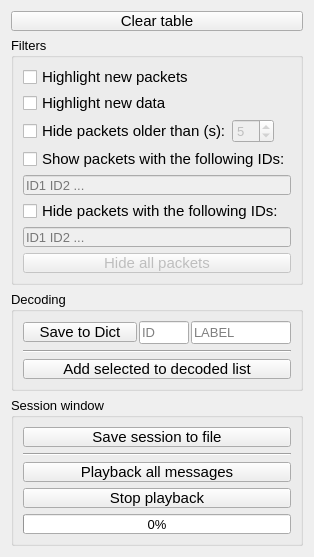
            <widget class="QWidget" name="scrollAreaWidgetContents_3">
             <property name="geometry">
              <rect>
               <x>0</x>
               <y>0</y>
               <width>311</width>
               <height>548</height>
              </rect>
             </property>
             <layout class="QVBoxLayout" name="verticalLayout_10">
              <item>
               <widget class="QPushButton" name="clearTableButton">
                <property name="sizePolicy">
                 <sizepolicy hsizetype="Preferred" vsizetype="Preferred">
                  <horstretch>0</horstretch>
                  <verstretch>0</verstretch>
                 </sizepolicy>
                </property>
                <property name="minimumSize">
                 <size>
                  <width>0</width>
                  <height>20</height>
                 </size>
                </property>
                <property name="font">
                 <font>
                  <pointsize>11</pointsize>
                 </font>
                </property>
                <property name="text">
                 <string>Clear table</string>
                </property>
               </widget>
              </item>
              <item>
               <widget class="QGroupBox" name="groupBox_9">
                <property name="sizePolicy">
                 <sizepolicy hsizetype="Preferred" vsizetype="Preferred">
                  <horstretch>0</horstretch>
                  <verstretch>0</verstretch>
                 </sizepolicy>
                </property>
                <property name="minimumSize">
                 <size>
                  <width>0</width>
                  <height>0</height>
                 </size>
                </property>
                <property name="maximumSize">
                 <size>
                  <width>16777215</width>
                  <height>16777215</height>
                 </size>
                </property>
                <property name="font">
                 <font>
                  <pointsize>10</pointsize>
                 </font>
                </property>
                <property name="title">
                 <string>Filters</string>
                </property>
                <property name="flat">
                 <bool>false</bool>
                </property>
                <layout class="QVBoxLayout" name="verticalLayout_13">
                 <item>
                  <widget class="QCheckBox" name="highlightNewIdCheckBox">
                   <property name="sizePolicy">
                    <sizepolicy hsizetype="Preferred" vsizetype="Preferred">
                     <horstretch>0</horstretch>
                     <verstretch>0</verstretch>
                    </sizepolicy>
                   </property>
                   <property name="minimumSize">
                    <size>
                     <width>0</width>
                     <height>20</height>
                    </size>
                   </property>
                   <property name="font">
                    <font>
                     <pointsize>11</pointsize>
                    </font>
                   </property>
                   <property name="text">
                    <string>Highlight new packets</string>
                   </property>
                  </widget>
                 </item>
                 <item>
                  <widget class="QCheckBox" name="highlightNewDataCheckBox">
                   <property name="enabled">
                    <bool>true</bool>
                   </property>
                   <property name="sizePolicy">
                    <sizepolicy hsizetype="Preferred" vsizetype="Preferred">
                     <horstretch>0</horstretch>
                     <verstretch>0</verstretch>
                    </sizepolicy>
                   </property>
                   <property name="minimumSize">
                    <size>
                     <width>0</width>
                     <height>20</height>
                    </size>
                   </property>
                   <property name="font">
                    <font>
                     <pointsize>11</pointsize>
                    </font>
                   </property>
                   <property name="text">
                    <string>Highlight new data</string>
                   </property>
                  </widget>
                 </item>
                 <item>
                  <layout class="QHBoxLayout" name="horizontalLayout_10">
                   <property name="spacing">
                    <number>0</number>
                   </property>
                   <property name="topMargin">
                    <number>0</number>
                   </property>
                   <item>
                    <widget class="QCheckBox" name="hideOldPacketsCheckBox">
                     <property name="sizePolicy">
                      <sizepolicy hsizetype="Fixed" vsizetype="Fixed">
                       <horstretch>0</horstretch>
                       <verstretch>0</verstretch>
                      </sizepolicy>
                     </property>
                     <property name="minimumSize">
                      <size>
                       <width>0</width>
                       <height>20</height>
                      </size>
                     </property>
                     <property name="font">
                      <font>
                       <pointsize>11</pointsize>
                      </font>
                     </property>
                     <property name="text">
                      <string>Hide packets older than (s):</string>
                     </property>
                    </widget>
                   </item>
                   <item>
                    <widget class="QSpinBox" name="hideOldPeriod">
                     <property name="enabled">
                      <bool>false</bool>
                     </property>
                     <property name="sizePolicy">
                      <sizepolicy hsizetype="Fixed" vsizetype="Fixed">
                       <horstretch>0</horstretch>
                       <verstretch>0</verstretch>
                      </sizepolicy>
                     </property>
                     <property name="font">
                      <font>
                       <pointsize>10</pointsize>
                      </font>
                     </property>
                     <property name="value">
                      <number>5</number>
                     </property>
                    </widget>
                   </item>
                   <item>
                    <spacer name="horizontalSpacer">
                     <property name="orientation">
                      <enum>Qt::Horizontal</enum>
                     </property>
                     <property name="sizeType">
                      <enum>QSizePolicy::Expanding</enum>
                     </property>
                     <property name="sizeHint" stdset="0">
                      <size>
                       <width>40</width>
                       <height>20</height>
                      </size>
                     </property>
                    </spacer>
                   </item>
                  </layout>
                 </item>
                 <item>
                  <widget class="QCheckBox" name="showOnlyIdsCheckBox">
                   <property name="sizePolicy">
                    <sizepolicy hsizetype="Preferred" vsizetype="Preferred">
                     <horstretch>0</horstretch>
                     <verstretch>0</verstretch>
                    </sizepolicy>
                   </property>
                   <property name="minimumSize">
                    <size>
                     <width>0</width>
                     <height>20</height>
                    </size>
                   </property>
                   <property name="font">
                    <font>
                     <pointsize>11</pointsize>
                    </font>
                   </property>
                   <property name="text">
                    <string>Show packets with the following IDs:</string>
                   </property>
                  </widget>
                 </item>
                 <item>
                  <widget class="QLineEdit" name="showOnlyIdsLineEdit">
                   <property name="enabled">
                    <bool>false</bool>
                   </property>
                   <property name="sizePolicy">
                    <sizepolicy hsizetype="Preferred" vsizetype="Preferred">
                     <horstretch>0</horstretch>
                     <verstretch>0</verstretch>
                    </sizepolicy>
                   </property>
                   <property name="minimumSize">
                    <size>
                     <width>0</width>
                     <height>20</height>
                    </size>
                   </property>
                   <property name="maximumSize">
                    <size>
                     <width>16777215</width>
                     <height>16777215</height>
                    </size>
                   </property>
                   <property name="font">
                    <font>
                     <pointsize>10</pointsize>
                    </font>
                   </property>
                   <property name="placeholderText">
                    <string>ID1 ID2 ...</string>
                   </property>
                  </widget>
                 </item>
                 <item>
                  <widget class="QCheckBox" name="hideIdsCheckBox">
                   <property name="sizePolicy">
                    <sizepolicy hsizetype="Preferred" vsizetype="Preferred">
                     <horstretch>0</horstretch>
                     <verstretch>0</verstretch>
                    </sizepolicy>
                   </property>
                   <property name="minimumSize">
                    <size>
                     <width>0</width>
                     <height>20</height>
                    </size>
                   </property>
                   <property name="font">
                    <font>
                     <pointsize>11</pointsize>
                    </font>
                   </property>
                   <property name="text">
                    <string>Hide packets with the following IDs:</string>
                   </property>
                  </widget>
                 </item>
                 <item>
                  <widget class="QLineEdit" name="hideIdsLineEdit">
                   <property name="enabled">
                    <bool>false</bool>
                   </property>
                   <property name="sizePolicy">
                    <sizepolicy hsizetype="Preferred" vsizetype="Preferred">
                     <horstretch>0</horstretch>
                     <verstretch>0</verstretch>
                    </sizepolicy>
                   </property>
                   <property name="minimumSize">
                    <size>
                     <width>0</width>
                     <height>20</height>
                    </size>
                   </property>
                   <property name="maximumSize">
                    <size>
                     <width>16777215</width>
                     <height>16777215</height>
                    </size>
                   </property>
                   <property name="font">
                    <font>
                     <pointsize>10</pointsize>
                    </font>
                   </property>
                   <property name="placeholderText">
                    <string>ID1 ID2 ...</string>
                   </property>
                  </widget>
                 </item>
                 <item>
                  <widget class="QPushButton" name="hideAllPacketsButton">
                   <property name="enabled">
                    <bool>false</bool>
                   </property>
                   <property name="minimumSize">
                    <size>
                     <width>0</width>
                     <height>20</height>
                    </size>
                   </property>
                   <property name="font">
                    <font>
                     <pointsize>11</pointsize>
                    </font>
                   </property>
                   <property name="text">
                    <string>Hide all packets</string>
                   </property>
                  </widget>
                 </item>
                </layout>
               </widget>
              </item>
              <item>
               <widget class="QGroupBox" name="groupBox_8">
                <property name="sizePolicy">
                 <sizepolicy hsizetype="Preferred" vsizetype="Preferred">
                  <horstretch>0</horstretch>
                  <verstretch>0</verstretch>
                 </sizepolicy>
                </property>
                <property name="minimumSize">
                 <size>
                  <width>0</width>
                  <height>0</height>
                 </size>
                </property>
                <property name="maximumSize">
                 <size>
                  <width>16777215</width>
                  <height>16777215</height>
                 </size>
                </property>
                <property name="font">
                 <font>
                  <pointsize>10</pointsize>
                 </font>
                </property>
                <property name="autoFillBackground">
                 <bool>false</bool>
                </property>
                <property name="title">
                 <string>Decoding</string>
                </property>
                <property name="flat">
                 <bool>false</bool>
                </property>
                <layout class="QVBoxLayout" name="verticalLayout_12">
                 <item>
                  <layout class="QHBoxLayout" name="horizontalLayout_7">
                   <property name="spacing">
                    <number>2</number>
                   </property>
                   <property name="sizeConstraint">
                    <enum>QLayout::SetMinimumSize</enum>
                   </property>
                   <item>
                    <widget class="QPushButton" name="saveSelectedIdInDictButton">
                     <property name="enabled">
                      <bool>true</bool>
                     </property>
                     <property name="sizePolicy">
                      <sizepolicy hsizetype="Preferred" vsizetype="Preferred">
                       <horstretch>0</horstretch>
                       <verstretch>0</verstretch>
                      </sizepolicy>
                     </property>
                     <property name="minimumSize">
                      <size>
                       <width>0</width>
                       <height>20</height>
                      </size>
                     </property>
                     <property name="maximumSize">
                      <size>
                       <width>16777215</width>
                       <height>20</height>
                      </size>
                     </property>
                     <property name="font">
                      <font>
                       <pointsize>11</pointsize>
                      </font>
                     </property>
                     <property name="text">
                      <string>Save to Dict</string>
                     </property>
                    </widget>
                   </item>
                   <item>
                    <widget class="QLineEdit" name="saveIdToDictLineEdit">
                     <property name="sizePolicy">
                      <sizepolicy hsizetype="Fixed" vsizetype="Preferred">
                       <horstretch>0</horstretch>
                       <verstretch>0</verstretch>
                      </sizepolicy>
                     </property>
                     <property name="minimumSize">
                      <size>
                       <width>0</width>
                       <height>0</height>
                      </size>
                     </property>
                     <property name="maximumSize">
                      <size>
                       <width>50</width>
                       <height>25</height>
                      </size>
                     </property>
                     <property name="font">
                      <font>
                       <pointsize>10</pointsize>
                      </font>
                     </property>
                     <property name="placeholderText">
                      <string>ID</string>
                     </property>
                    </widget>
                   </item>
                   <item>
                    <widget class="QLineEdit" name="saveLabelToDictLineEdit">
                     <property name="sizePolicy">
                      <sizepolicy hsizetype="Preferred" vsizetype="Preferred">
                       <horstretch>0</horstretch>
                       <verstretch>0</verstretch>
                      </sizepolicy>
                     </property>
                     <property name="minimumSize">
                      <size>
                       <width>20</width>
                       <height>0</height>
                      </size>
                     </property>
                     <property name="maximumSize">
                      <size>
                       <width>100</width>
                       <height>25</height>
                      </size>
                     </property>
                     <property name="font">
                      <font>
                       <pointsize>10</pointsize>
                      </font>
                     </property>
                     <property name="placeholderText">
                      <string>LABEL</string>
                     </property>
                    </widget>
                   </item>
                  </layout>
                 </item>
                 <item>
                  <widget class="Line" name="line_5">
                   <property name="orientation">
                    <enum>Qt::Horizontal</enum>
                   </property>
                  </widget>
                 </item>
                 <item>
                  <widget class="QPushButton" name="addToDecodedPushButton">
                   <property name="sizePolicy">
                    <sizepolicy hsizetype="Preferred" vsizetype="Preferred">
                     <horstretch>0</horstretch>
                     <verstretch>0</verstretch>
                    </sizepolicy>
                   </property>
                   <property name="minimumSize">
                    <size>
                     <width>0</width>
                     <height>20</height>
                    </size>
                   </property>
                   <property name="maximumSize">
                    <size>
                     <width>16777215</width>
                     <height>20</height>
                    </size>
                   </property>
                   <property name="font">
                    <font>
                     <pointsize>11</pointsize>
                    </font>
                   </property>
                   <property name="layoutDirection">
                    <enum>Qt::LeftToRight</enum>
                   </property>
                   <property name="text">
                    <string>Add selected to decoded list</string>
                   </property>
                  </widget>
                 </item>
                </layout>
               </widget>
              </item>
              <item>
               <widget class="QGroupBox" name="groupBox_7">
                <property name="font">
                 <font>
                  <pointsize>10</pointsize>
                 </font>
                </property>
                <property name="title">
                 <string>Session window</string>
                </property>
                <layout class="QVBoxLayout" name="verticalLayout_4">
                 <item>
                  <widget class="QPushButton" name="saveSessionToFileButton">
                   <property name="sizePolicy">
                    <sizepolicy hsizetype="Preferred" vsizetype="Preferred">
                     <horstretch>0</horstretch>
                     <verstretch>0</verstretch>
                    </sizepolicy>
                   </property>
                   <property name="minimumSize">
                    <size>
                     <width>0</width>
                     <height>20</height>
                    </size>
                   </property>
                   <property name="maximumSize">
                    <size>
                     <width>16777215</width>
                     <height>20</height>
                    </size>
                   </property>
                   <property name="font">
                    <font>
                     <pointsize>11</pointsize>
                    </font>
                   </property>
                   <property name="text">
                    <string>Save session to file</string>
                   </property>
                  </widget>
                 </item>
                 <item>
                  <widget class="Line" name="line_2">
                   <property name="orientation">
                    <enum>Qt::Horizontal</enum>
                   </property>
                  </widget>
                 </item>
                 <item>
                  <widget class="QPushButton" name="playbackMainTableButton">
                   <property name="enabled">
                    <bool>true</bool>
                   </property>
                   <property name="sizePolicy">
                    <sizepolicy hsizetype="Preferred" vsizetype="Preferred">
                     <horstretch>0</horstretch>
                     <verstretch>0</verstretch>
                    </sizepolicy>
                   </property>
                   <property name="minimumSize">
                    <size>
                     <width>0</width>
                     <height>20</height>
                    </size>
                   </property>
                   <property name="maximumSize">
                    <size>
                     <width>16777215</width>
                     <height>20</height>
                    </size>
                   </property>
                   <property name="font">
                    <font>
                     <family>MS Shell Dlg 2</family>
                     <pointsize>11</pointsize>
                    </font>
                   </property>
                   <property name="text">
                    <string>Playback all messages</string>
                   </property>
                  </widget>
                 </item>
                 <item>
                  <widget class="QPushButton" name="stopPlayBackButton">
                   <property name="minimumSize">
                    <size>
                     <width>0</width>
                     <height>20</height>
                    </size>
                   </property>
                   <property name="font">
                    <font>
                     <pointsize>11</pointsize>
                    </font>
                   </property>
                   <property name="text">
                    <string>Stop playback</string>
                   </property>
                  </widget>
                 </item>
                 <item>
                  <widget class="QProgressBar" name="playBackProgressBar">
                   <property name="minimumSize">
                    <size>
                     <width>0</width>
                     <height>20</height>
                    </size>
                   </property>
                   <property name="value">
                    <number>0</number>
                   </property>
                   <property name="textVisible">
                    <bool>true</bool>
                   </property>
                  </widget>
                 </item>
                </layout>
               </widget>
              </item>
              <item>
               <spacer name="verticalSpacer">
                <property name="orientation">
                 <enum>Qt::Vertical</enum>
                </property>
                <property name="sizeHint" stdset="0">
                 <size>
                  <width>20</width>
                  <height>40</height>
                 </size>
                </property>
               </spacer>
              </item>
             </layout>
            </widget>
